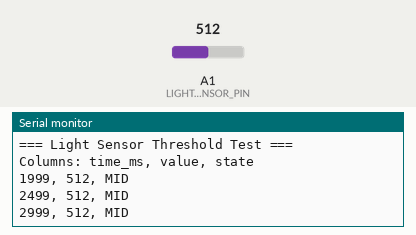
Bench run of a sketch on a simulated Arduino Uno, built with avr-gcc and run on an emulated ATmega328P. Parts: the last lines printed to the serial monitor. The inputs (shaded band) are chosen by the test bench; at power-on: A1 (LIGHT_SENSOR_PIN) = 512.

Above: at 3.2 s.
3.3 s: A1 (LIGHT_SENSOR_PIN) set to 641
At 3.9 s:
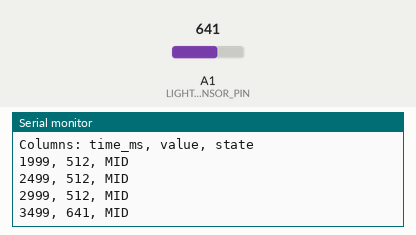
4.8 s: A1 (LIGHT_SENSOR_PIN) set to 667
At 5.4 s:
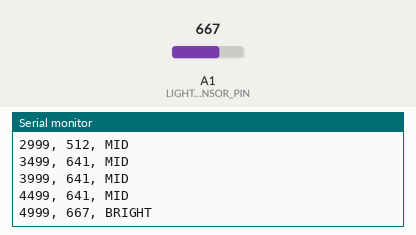

Measured:
- the behaviour switches between 650 and 651 on A1 (LIGHT_SENSOR_PIN) (found by bisection; images 1 and 2)
- after the input at 3.3 s, the serial monitor: prints a new line after 0.20 s (image 1)
- after the input at 4.8 s, the serial monitor: prints a new line after 0.20 s (image 2)

The sketch:

only_Light_Sensor.ino
```cpp
// ===== Light Sensor v1.1 Threshold Test (MKR1010) =====
// All comments in English only.

const int LIGHT_SENSOR_PIN = A1;
const unsigned long READ_INTERVAL_MS = 500;

unsigned long lastRead = 0;

// You will tune these after you see real values
int thresholdLow  = 340;   // Below this = DARK
int thresholdHigh = 650;   // Above this = BRIGHT

void setup() {
  Serial.begin(115200);
  delay(2000);

  Serial.println("=== Light Sensor Threshold Test ===");
  Serial.println("Columns: time_ms, value, state");
}

void loop() {
  unsigned long now = millis();

  if (now - lastRead >= READ_INTERVAL_MS) {
    lastRead = now;

    int value = analogRead(LIGHT_SENSOR_PIN);

    const char* state = "MID";

    if (value < thresholdLow) {
      state = "DARK";
    } else if (value > thresholdHigh) {
      state = "BRIGHT";
    }

    Serial.print(now);
    Serial.print(", ");
    Serial.print(value);
    Serial.print(", ");
    Serial.println(state);
  }
}
```
